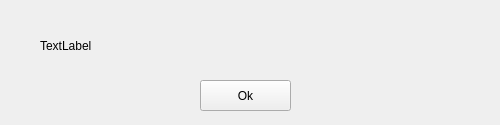
<?xml version="1.0" encoding="UTF-8"?>
<ui version="4.0">
 <class>errorBar</class>
 <widget class="QWidget" name="errorBar">
  <property name="geometry">
   <rect>
    <x>0</x>
    <y>0</y>
    <width>500</width>
    <height>125</height>
   </rect>
  </property>
  <property name="minimumSize">
   <size>
    <width>500</width>
    <height>125</height>
   </size>
  </property>
  <property name="maximumSize">
   <size>
    <width>500</width>
    <height>125</height>
   </size>
  </property>
  <property name="windowTitle">
   <string>Warning</string>
  </property>
  <widget class="QPushButton" name="confirmButton">
   <property name="geometry">
    <rect>
     <x>200</x>
     <y>80</y>
     <width>91</width>
     <height>31</height>
    </rect>
   </property>
   <property name="text">
    <string>Ok</string>
   </property>
  </widget>
  <widget class="QLabel" name="label">
   <property name="geometry">
    <rect>
     <x>40</x>
     <y>20</y>
     <width>421</width>
     <height>51</height>
    </rect>
   </property>
   <property name="text">
    <string>TextLabel</string>
   </property>
  </widget>
 </widget>
 <resources/>
 <connections/>
</ui>
